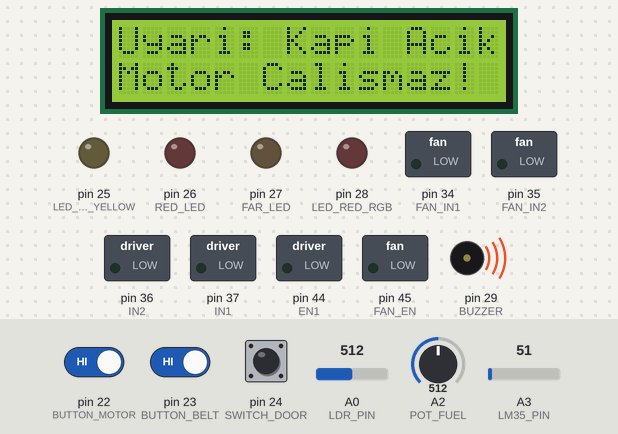
This sketch was run on a simulated Arduino Mega 2560, built with avr-gcc and run on an emulated ATmega2560. Shown: 16×2 character LCD, switched loads named in the sketch (green lamp = pin HIGH), output pins drawn as LEDs (lit = HIGH), buzzer (waves = sounding, pin HIGH). The inputs (shaded band) are chosen by the test bench; at power-on: pin 24 (SWITCH_DOOR) HIGH, pin 22 (BUTTON_MOTOR) HIGH, pin 23 (BUTTON_BELT) HIGH, A2 (POT_FUEL) = 512, A0 (LDR_PIN) = 512, A3 (LM35_PIN) = 51.

Above: at 1.2 s.
1.3 s: pin 24 (SWITCH_DOOR) pulled LOW for 1 s
At 2.1 s:
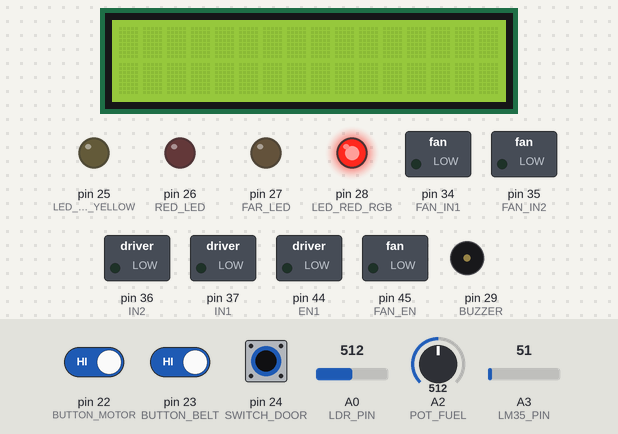
5.3 s: pin 24 (SWITCH_DOOR) pulled LOW for 3.2 s
At 9.7 s:
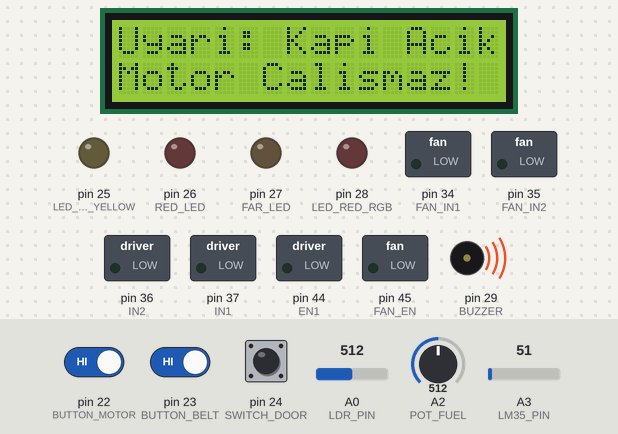
10.0 s: pin 24 (SWITCH_DOOR) pulled LOW for 1 s
At 10.8 s:
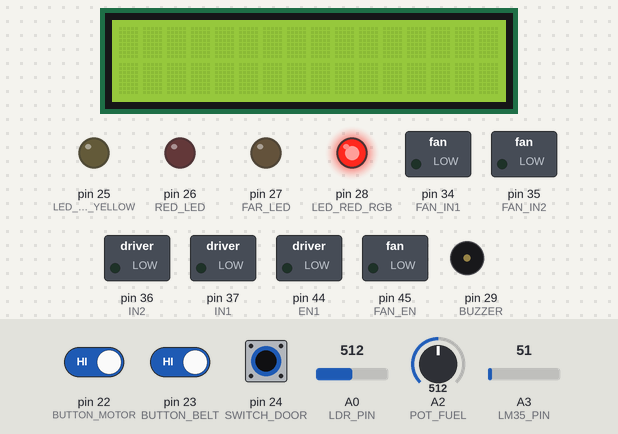
14.0 s: pin 24 (SWITCH_DOOR) pulled LOW for 1 s
At 15.6 s:
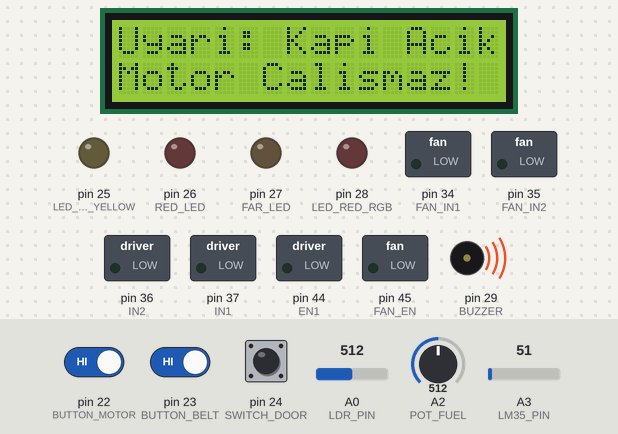
18.0 s: pin 22 (BUTTON_MOTOR) driven LOW and pin 23 (BUTTON_BELT) driven LOW and pin 24 (SWITCH_DOOR) driven LOW
At 19.0 s:
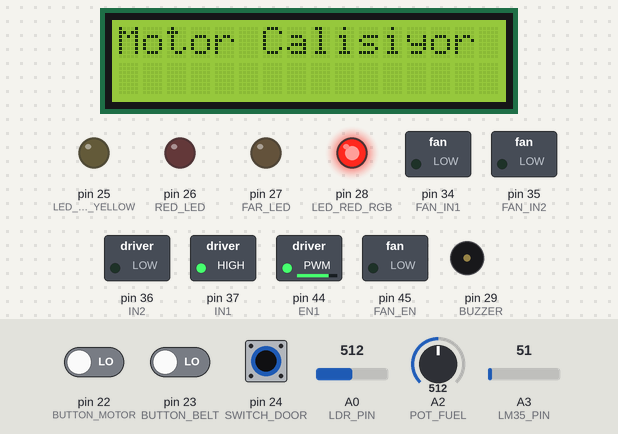
21.0 s: A2 (POT_FUEL) set to 113
22.7 s: A2 (POT_FUEL) set to 94
At 23.6 s:
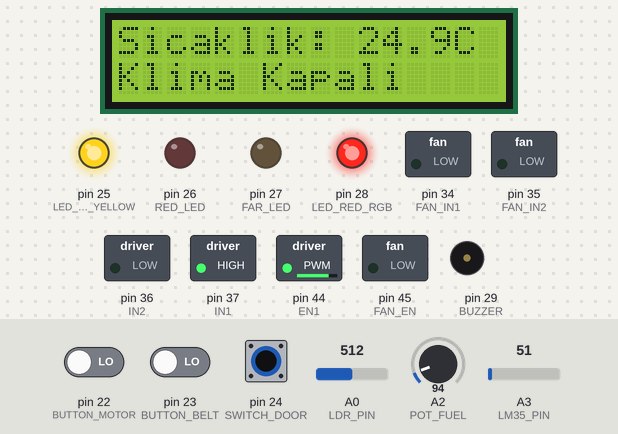
Timing chart, 0 to 25.7 s (numbered marks = the images above; inputs shaded):
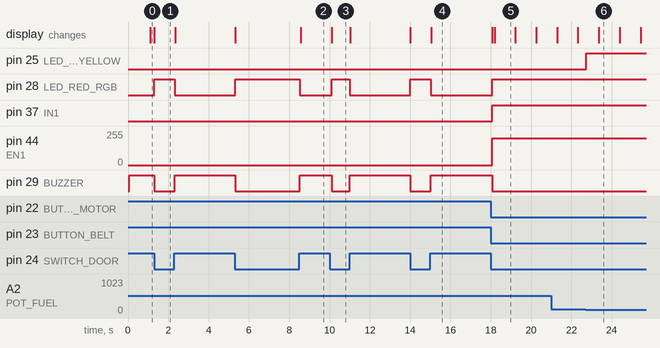

The sketch:

a_main_code.ino
```cpp
#include <Wire.h>
#include <LiquidCrystal_I2C.h>

#define BUTTON_MOTOR 22
#define BUTTON_BELT 23
#define SWITCH_DOOR 24
#define RED_LED 26
#define BUZZER 29

#define IN1 37
#define IN2 36
#define EN1 44

#define LDR_PIN A0
#define FAR_LED 27

#define LED_RED_RGB 28
#define LED_BLUE_RGB    29

#define POT_FUEL A2
#define LED_FUEL_YELLOW 25

#define LM35_PIN A3
#define FAN_IN1 34
#define FAN_IN2 35
#define FAN_EN 45

LiquidCrystal_I2C lcd(0x27, 16, 2);

bool pressedMotor = false;
bool activeMotor = false;
bool lampOpen = false;
bool beltIsOn = false;
bool buttonBeforeBelt = HIGH;
bool doorOpenBefore = false;
bool beltWarningActive = false;
bool doorWarningActive = false;

// LCD mesaj kuyruğu için struct yapısı kurdum
struct LCDMesaj {
  String line1;
  String line2;
};
LCDMesaj lcdMesajlar[6];
int lcdMessageCount = 0;
int lcdMesajIndex = 0;
unsigned long lcdPassTime = 0;
const unsigned long lcdWaitingTime = 1000;

void lcdMesajEkle(String s1, String s2) {
  if (lcdMessageCount < 6) {
    lcdMesajlar[lcdMessageCount].line1 = s1;
    lcdMesajlar[lcdMessageCount].line2 = s2;
    lcdMessageCount++;
  }
}

void showLcdMessage() {
  if (lcdMessageCount == 0) return;

  unsigned long current = millis();
  if (current - lcdPassTime >= lcdWaitingTime) {
    lcd.clear();
    lcd.setCursor(0, 0);
    lcd.print(lcdMesajlar[lcdMesajIndex].line1);
    lcd.setCursor(0, 1);
    lcd.print(lcdMesajlar[lcdMesajIndex].line2);

    lcdMesajIndex = (lcdMesajIndex + 1) % lcdMessageCount;
    lcdPassTime = current;
  }
}

void setup() {
  pinMode(BUTTON_MOTOR, INPUT_PULLUP);
  pinMode(BUTTON_BELT, INPUT_PULLUP);
  pinMode(SWITCH_DOOR, INPUT_PULLUP);
  pinMode(RED_LED, OUTPUT);
  pinMode(BUZZER, OUTPUT);
  pinMode(FAR_LED, OUTPUT);
  pinMode(LED_RED_RGB, OUTPUT);
  pinMode(LED_BLUE_RGB, OUTPUT);
  pinMode(LED_FUEL_YELLOW, OUTPUT);

  pinMode(IN1, OUTPUT);
  pinMode(IN2, OUTPUT);
  pinMode(EN1, OUTPUT);

  pinMode(FAN_IN1, OUTPUT);
  pinMode(FAN_IN2, OUTPUT);
  pinMode(FAN_EN, OUTPUT);

  lcd.init();
  lcd.backlight();

  digitalWrite(RED_LED, LOW);
  digitalWrite(BUZZER, LOW);
  digitalWrite(LED_RED_RGB, HIGH);
  digitalWrite(LED_BLUE_RGB, HIGH);
  digitalWrite(IN1, LOW);
  digitalWrite(IN2, LOW);
  analogWrite(EN1, 0);
  digitalWrite(FAN_IN1, LOW);
  digitalWrite(FAN_IN2, LOW);
  analogWrite(FAN_EN, 0);
}

void loop() {
  lcdMessageCount = 0;

  bool buttonSitutation = digitalRead(BUTTON_MOTOR) == LOW;
  bool doorOpen = digitalRead(SWITCH_DOOR) == HIGH;
  bool beltButtonSitutation = digitalRead(BUTTON_BELT);

  // Emniyet kemeri durumunu algılamak için
  if (beltButtonSitutation == LOW && buttonBeforeBelt == HIGH) {
    delay(50);
    beltIsOn = !beltIsOn;
  }
  buttonBeforeBelt = beltButtonSitutation;

  // Kapı açık durumunun değişimi için
  if (doorOpen != doorOpenBefore) {
    doorOpenBefore = doorOpen;
    lcd.clear(); // kapı durumu değişirse LCD'yi temizliyoruz
    lcdMessageCount = 0;
    lcdMesajIndex = 0;
  }

  if (doorOpen) {
    digitalWrite(LED_RED_RGB, LOW);
    digitalWrite(LED_BLUE_RGB, LOW);
    digitalWrite(BUZZER, HIGH);
    digitalWrite(IN1, LOW);
    digitalWrite(IN2, LOW);
    analogWrite(EN1, 0);
    activeMotor = false;

    lcdMesajEkle("Uyari: Kapi Acik", "Motor Calismaz!");
  } else {
    digitalWrite(LED_RED_RGB, HIGH);
    digitalWrite(LED_BLUE_RGB, HIGH);
    digitalWrite(BUZZER, LOW);

    if (buttonSitutation && !pressedMotor) {
      pressedMotor = true;
      if (!beltIsOn) {
        digitalWrite(RED_LED, HIGH);
        digitalWrite(BUZZER, HIGH);
        activeMotor = false;
        digitalWrite(IN1, LOW);
        digitalWrite(IN2, LOW);
        analogWrite(EN1, 0);

        lcd.clear(); // Emniyet kemeri uyarısı geldiğinde LCD'yi temizliyoruz
        lcdMessageCount = 0;
        lcdMesajIndex = 0;
        lcdMesajEkle("Emniyet Kemeri", "Takili Degil!");
        beltWarningActive = true;
      } else {
        digitalWrite(RED_LED, LOW);
        digitalWrite(BUZZER, LOW);
        activeMotor = true;
        digitalWrite(IN1, HIGH);
        digitalWrite(IN2, LOW);
        analogWrite(EN1, 200);
      }
    }

    if (!buttonSitutation) pressedMotor = false;

    if (beltIsOn && beltWarningActive) {
      lcd.clear(); // Kemer takılınca LCD'yi temizliyoruz
      lcdMessageCount = 0;
      lcdMesajIndex = 0;
      beltWarningActive = false;
    }

    if (beltIsOn && !activeMotor) {
      digitalWrite(RED_LED, LOW);
      digitalWrite(BUZZER, LOW);
    }

    if (activeMotor) {
      lcdMesajEkle("Motor Calisiyor", "");

      int ldrDeger = analogRead(LDR_PIN);
      if (ldrDeger <= 250) {
        digitalWrite(FAR_LED, HIGH);
        lcdMesajEkle("Farlar Acik", "");
      } else {
        digitalWrite(FAR_LED, LOW);
        lcdMesajEkle("Farlar Kapandi", "");
      }

      int analogValue = analogRead(LM35_PIN);
      float voltage = analogValue * (5.0 / 1023.0);
      float temperatureC = voltage * 100.0;

      if (temperatureC > 25.0) {
        digitalWrite(FAN_IN1, HIGH);
        digitalWrite(FAN_IN2, LOW);
        analogWrite(FAN_EN, 200);
        lcdMesajEkle("Sicaklik: " + String(temperatureC, 1) + "C", "Klima Acildi");
      } else {
        digitalWrite(FAN_IN1, LOW);
        digitalWrite(FAN_IN2, LOW);
        analogWrite(FAN_EN, 0);
        lcdMesajEkle("Sicaklik: " + String(temperatureC, 1) + "C", "Klima Kapali");
      }
    }

    int potValue = analogRead(POT_FUEL);
    int percentFuel = map(potValue, 0, 1023, 0, 100);

    if (percentFuel <= 0) {
      digitalWrite(LED_FUEL_YELLOW, LOW);
      digitalWrite(RED_LED, LOW);
      digitalWrite(LED_RED_RGB, HIGH);
      digitalWrite(LED_BLUE_RGB, HIGH);
      digitalWrite(FAR_LED, LOW);
      digitalWrite(BUZZER, LOW);
      digitalWrite(IN1, LOW);
      digitalWrite(IN2, LOW);
      analogWrite(EN1, 0);
      activeMotor = false;

      lcdMesajEkle("Yakit Bitti!", "Motor Durdu");
    } else if (percentFuel < 5) {
      digitalWrite(LED_FUEL_YELLOW, millis() % 500 < 250);
      lcdMesajEkle("Kritik: Yakit Az", "Seviye: %" + String(percentFuel));
    } else if (percentFuel < 10) {
      digitalWrite(LED_FUEL_YELLOW, HIGH);
      lcdMesajEkle("Uyari: Yakit Dusuk", "Seviye: %" + String(percentFuel));
    } else {
      digitalWrite(LED_FUEL_YELLOW, LOW);
    }
  }

  showLcdMessage();
  delay(100);
}
```

Measured:
- the behaviour switches between 103 and 102 on A2 (POT_FUEL) (found by bisection; images 5 and 6)
- after the input at 1.3 s, pin 28 (LED_RED_RGB): LOW → HIGH at once, → LOW 1.0 s later; pin 29 (BUZZER): HIGH → LOW at once, → HIGH 1.0 s later; the display: changes at once (image 1)
- after the input at 5.3 s, pin 28 (LED_RED_RGB): LOW → HIGH at once, → LOW 3.2 s later; pin 29 (BUZZER): HIGH → LOW at once, → HIGH 3.2 s later; the display: first changes at once (image 2 shows a later state)
- after the input at 10.0 s, pin 28 (LED_RED_RGB): LOW → HIGH after 0.10 s, → LOW 0.90 s later; pin 29 (BUZZER): HIGH → LOW after 0.10 s, → HIGH 0.90 s later; the display: changes after 0.10 s (image 3)
- after the input at 14.0 s, pin 28 (LED_RED_RGB): LOW → HIGH at once, → LOW 1.0 s later; pin 29 (BUZZER): HIGH → LOW at once, → HIGH 1.0 s later; the display: first changes at once (image 4 shows a later state)
- after the input at 18.0 s, pin 28 (LED_RED_RGB), pin 37 (IN1): LOW → HIGH after 0.07 s; pin 44 (EN1): 0/255 → 200/255 after 0.07 s; pin 29 (BUZZER): HIGH → LOW after 0.07 s; the display: first changes after 0.08 s (image 5 shows a later state)
- after the input at 22.7 s, pin 25 (LED_FUEL_YELLOW): LOW → HIGH at once
